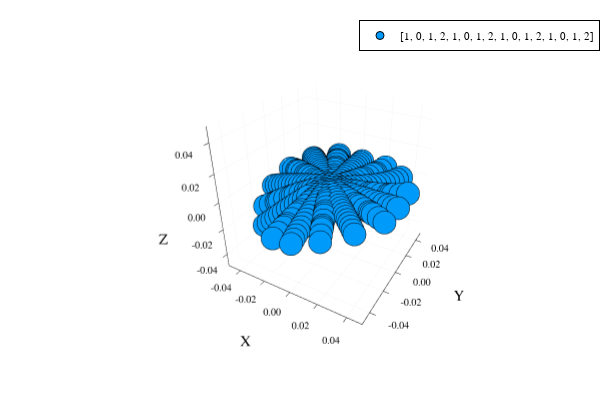

The cell this chart's notebook holds for it:
### Code cell
plotlyjs()
plot_CM(conf_list[33],pot)

### Figure 1 — Plotly figure (JSON) as saved in the notebook; plotly's stock layout.template omitted (floating-point values rounded to 4 significant figures; data arrays with more than 128 entries replaced by an {"elided": "..."} marker saying what was removed)
{"data": [{"colorbar": {"len": 0.9143, "title": "", "x": 0.9934, "y": 0.533}, "legendgroup": "[1, 0, 1, 2, 1, 0, 1, 2, 1, 0, 1, 2, 1, 0, 1, 2]", "marker": {"color": "rgba(0, 154, 250, 1.000)", "line": {"color": "rgba(0, 0, 0, 1.000)", "width": 1}, "size": 8, "symbol": "circle"}, "mode": "markers", "name": "[1, 0, 1, 2, 1, 0, 1, 2, 1, 0, 1, 2, 1, 0, 1, 2]", "scene": "scene", "showlegend": true, "type": "scatter3d", "x": {"elided": "1920 float values"}, "xaxis": "x", "y": {"elided": "1920 float values"}, "yaxis": "y", "z": {"elided": "1920 float values"}, "zaxis": "z"}], "layout": {"annotations": [], "height": 400, "legend": {"bgcolor": "rgba(255, 255, 255, 1.000)", "bordercolor": "rgba(0, 0, 0, 1.000)", "borderwidth": 1, "font": {"color": "rgba(0, 0, 0, 1.000)", "family": "sans-serif", "size": 11}, "title": {"font": {"color": "rgba(0, 0, 0, 1.000)", "family": "sans-serif", "size": 15}, "text": ""}, "tracegroupgap": 0, "traceorder": "normal", "x": 1, "xanchor": "auto", "y": 1, "yanchor": "auto"}, "margin": {"b": 20, "l": 0, "r": 0, "t": 20}, "paper_bgcolor": "rgba(255, 255, 255, 1.000)", "plot_bgcolor": "rgba(255, 255, 255, 1.000)", "scene": {"camera": {"eye": {"x": 1.126, "y": -1.95, "z": 1.3}, "projection": "orthographic"}, "domain": {"x": [0.1061, 0.9934], "y": [0.07581, 0.9902]}, "xaxis": {"gridcolor": "rgba(0, 0, 0, 0.100)", "gridwidth": 0.5, "linecolor": "rgba(0, 0, 0, 1.000)", "mirror": false, "range": [-0.05, 0.05], "showgrid": true, "showline": true, "showticklabels": true, "tickangle": 0, "tickcolor": "rgb(0, 0, 0)", "tickfont": {"color": "rgba(0, 0, 0, 1.000)", "family": "sans-serif", "size": 11}, "tickmode": "array", "ticks": "inside", "ticktext": ["-0.04", "-0.02", "0.00", "0.02", "0.04"], "tickvals": [-0.04, -0.02, 0, 0.02, 0.04], "title": "X", "titlefont": {"color": "rgba(0, 0, 0, 1.000)", "family": "sans-serif", "size": 15}, "type": "-", "visible": true, "zeroline": false, "zerolinecolor": "rgba(0, 0, 0, 1.000)"}, "yaxis": {"gridcolor": "rgba(0, 0, 0, 0.100)", "gridwidth": 0.5, "linecolor": "rgba(0, 0, 0, 1.000)", "mirror": false, "range": [-0.05, 0.05], "showgrid": true, "showline": true, "showticklabels": true, "tickangle": 0, "tickcolor": "rgb(0, 0, 0)", "tickfont": {"color": "rgba(0, 0, 0, 1.000)", "family": "sans-serif", "size": 11}, "tickmode": "array", "ticks": "inside", "ticktext": ["-0.04", "-0.02", "0.00", "0.02", "0.04"], "tickvals": [-0.04, -0.02, 0, 0.02, 0.04], "title": "Y", "titlefont": {"color": "rgba(0, 0, 0, 1.000)", "family": "sans-serif", "size": 15}, "type": "-", "visible": true, "zeroline": false, "zerolinecolor": "rgba(0, 0, 0, 1.000)"}, "zaxis": {"gridcolor": "rgba(0, 0, 0, 0.100)", "gridwidth": 0.5, "linecolor": "rgba(0, 0, 0, 1.000)", "mirror": false, "range": [-0.05, 0.05], "showgrid": true, "showline": true, "showticklabels": true, "tickangle": 0, "tickcolor": "rgb(0, 0, 0)", "tickfont": {"color": "rgba(0, 0, 0, 1.000)", "family": "sans-serif", "size": 11}, "tickmode": "array", "ticks": "inside", "ticktext": ["-0.04", "-0.02", "0.00", "0.02", "0.04"], "tickvals": [-0.04, -0.02, 0, 0.02, 0.04], "title": "Z", "titlefont": {"color": "rgba(0, 0, 0, 1.000)", "family": "sans-serif", "size": 15}, "type": "-", "visible": true, "zeroline": false, "zerolinecolor": "rgba(0, 0, 0, 1.000)"}}, "showlegend": true, "width": 600}}
